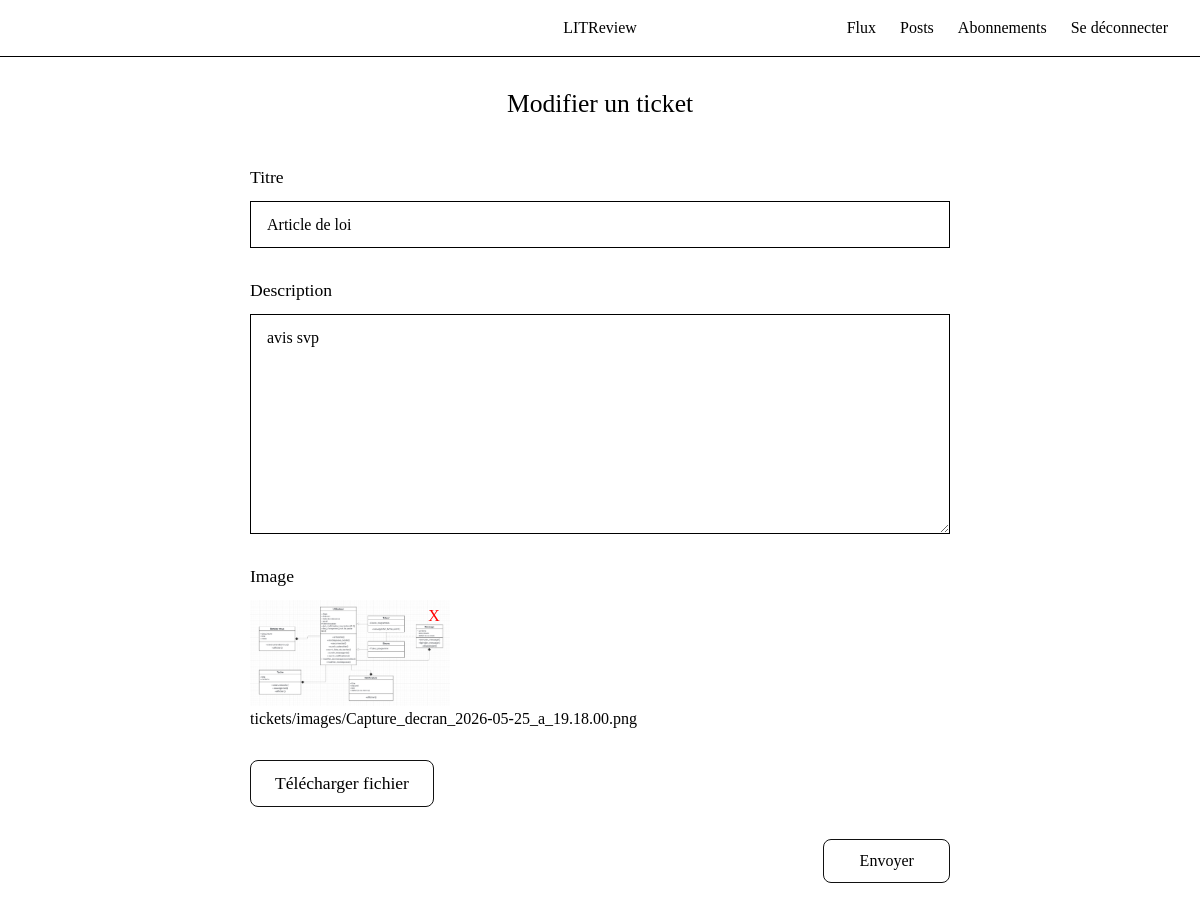
Page /ticket/edit/29 (signed in) on the earlier database version.
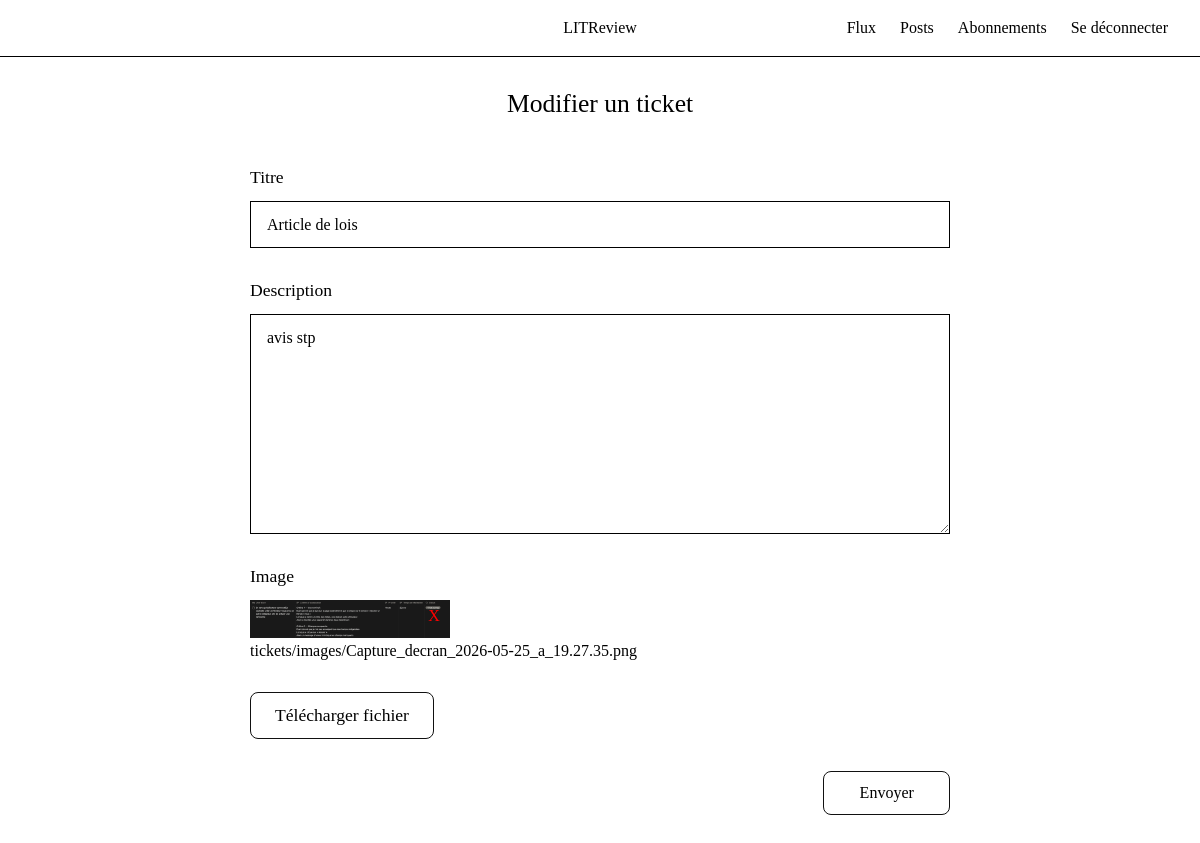
Same page on the later database version.
### feed/models.py (models this page shows)
class Ticket(models.Model):
    title = models.CharField(max_length=128, blank=False)
    description = models.CharField(max_length=2048, blank=True)
    image = models.ImageField(upload_to='tickets/images/', blank=True)
    user = models.ForeignKey(to=settings.AUTH_USER_MODEL, on_delete=models.CASCADE)
    time_created = models.DateTimeField(auto_now_add=True)

### feed/views.py (the view)
# urls.py: path('ticket/edit/<int:pk>', feed_views.edit_ticket, name='edit_ticket'),
@login_required(login_url = 'homepage')
def edit_ticket(request, pk):
    ticket = Ticket.objects.get(pk=pk, user=request.user)
    if request.method == 'POST' :
        ticket_form = TicketForm(request.POST, request.FILES, instance=ticket)
        print(request.POST)
        if ticket_form.is_valid() :
            ticket = ticket_form.save(commit=False)
            if request.POST.get('delete-image-boolean') == 'true' :
                ticket.image.delete()
            ticket.save()
            return render(request, 'edit_ticket.html', {'ticket' : ticket, 'success' : 'Bravo votre ticket à bien été modifié'})
        else :
            return render(request, 'edit_ticket.html', {'ticket' : ticket, 'ticket_form' : ticket_form})
    else :
        return render(request, 'edit_ticket.html', {'ticket' : ticket})

### feed/templates/edit_ticket.html (shortened to what this page needs)
<!DOCTYPE html>
<html lang="fr">
<head>
</head>
<body>
<header>
    <a href="{% url 'homepage' %}" class="logo">LITReview</a>
    <nav>
        <a href="{% url 'feed' %}">Flux</a>
        <a href="{% url 'posts' %}">Posts</a>
        <a href="{% url 'follows' %}">Abonnements</a>
        <a href="{% url 'logout' %}">Se déconnecter</a>
    </nav>
</header>
<main>
    <h2>Modifier un ticket</h2>
    <form method="POST" enctype="multipart/form-data">
        <label>Titre</label>
        <input type="text" id="title" name="title" value="{{ ticket.title }}">
        <label>Description</label>
        <textarea id="description" name="description">{{ ticket.description }}</textarea>
        <label>Image</label>
        {% if ticket.image %}
            <div class="image-wrapper">
                <img id="image-view" src="{{ ticket.image.url }}">
                <p id="close-cross">X</p>
            </div>
            <span id="file-name">{{ ticket.image.name }}</span>
        {% elif not ticket.image %}
            <div class="image-wrapper">
                <img id="image-view" src="">
                <p id="close-cross" style="display: none;">X</p>
            </div>
            <span id="file-name">Aucun fichier sélectionné</span>
        {% endif %}
        <label class="file-label" for="image">Télécharger fichier</label>
        <div class="actions">
            <button type="submit">Envoyer</button>
        </div>
    </form>
</main>
</body>
</html>

Differences in the rows shown:
changed Ticket: title "Article de loi" → "Article de lois"; description "avis svp" → "avis stp"; image: a different picture; image.name "tickets/images/Capture_decran_2026-05-25_a_19.18.00.png" → "tickets/images/Capture_decran_2026-05-25_a_19.27.35.png"
